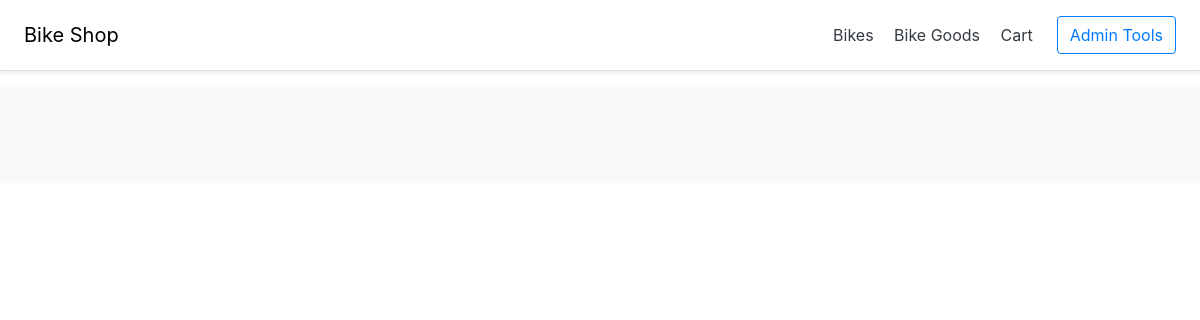
Page /bike_goods on the earlier database version.
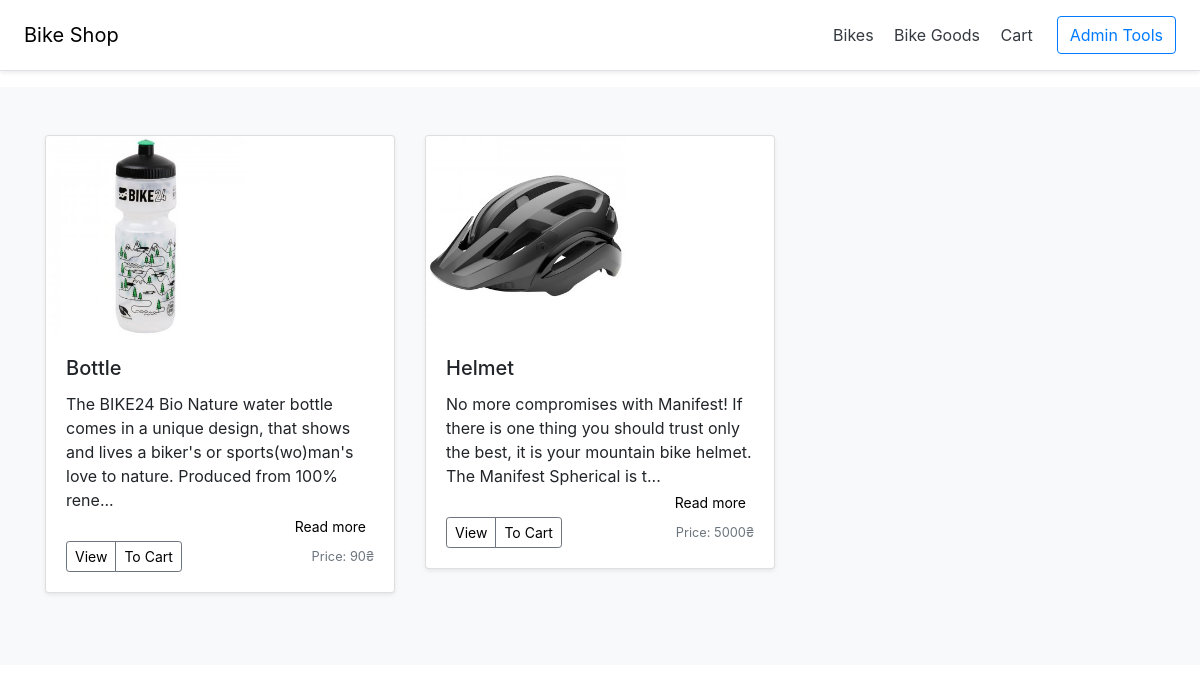
Same page on the later database version.
### main.py (models this page shows)
class Item(db.Model):
    id = db.Column(db.Integer, primary_key=True)
    photo = db.Column(db.String(100))
    title = db.Column(db.String(100), nullable=False)
    description = db.Column(db.Text, nullable=False)
    price = db.Column(db.Integer, nullable=False)
    isActive = db.Column(db.Boolean, default=False)

### main.py (the view)
@app.route("/bike_goods")
def bike_goods():
    items = Item.query.all()
    return render_template("goods.html", items = items)

### templates/goods.html (shortened to what this page needs)
{% extends "base.html" %}
{% block main %}
<main role="main">
    <div class="album py-5 bg-light">
        <div class="container">
            <div class="row">
                {% for item in items %}
                <div class="col-md-4">
                    <div class="card mb-4 shadow-sm">
                        <svg class="bd-placeholder-img card-img-top" width="100%" height="200"
                            xmlns="http://www.w3.org/2000/svg" preserveAspectRatio="xMidYMid slice" focusable="false"
                            role="img" aria-label="Placeholder: Thumbnail">
                            <image href="{{ url_for('static', filename=item.photo) }}" height = 100% alt="ph" />
                        </svg>
                        <div class="card-body">
                            <h5 class="card-title">{{item.title}}</h5>
                            <p class="card-text" style="margin: 0px;">{{ item.description[:150] }}<span id="dots">...</span></p>
                                    <div style="text-align: right;">
                            <button class="btn-sm" style="color: #000; border: none; background:none;" href = "/./{{item.id}}"
                                id="myBtn{{item.id}}">Read more</button>
                            </div>
                            <div class="d-flex justify-content-between align-items-center">
                                <div class="btn-group">
                                    <button type="button" class="btn btn-sm btn-outline-secondary"><a style="text-decoration: none; color: #000;" href = "/bikes/{{item.id}}">View</a></button>
                                    <a class="btn btn-sm btn-outline-secondary" style="text-decoration: none; color: #000;" href="/item_cart/{{item.id}}">To Cart</a>
                                </div>
                                <small class="text-muted">Price: {{item.price}}₴</small>
                            </div>
                        </div>
                    </div>
                </div>
                {% endfor %}
            </div>
        </div>
    </div>
</main>
{% endblock %}

Differences in the rows shown:
added Item: title "Bottle", description "The BIKE24 Bio Nature water bottle comes in a unique design, that shows and lives a biker's or sports(wo)man's love to nature. Produced from 100% rene", price "90"
added Item: title "Helmet", description "No more compromises with Manifest! If there is one thing you should trust only the best, it is your mountain bike helmet. The Manifest Spherical is t", price "5000"
